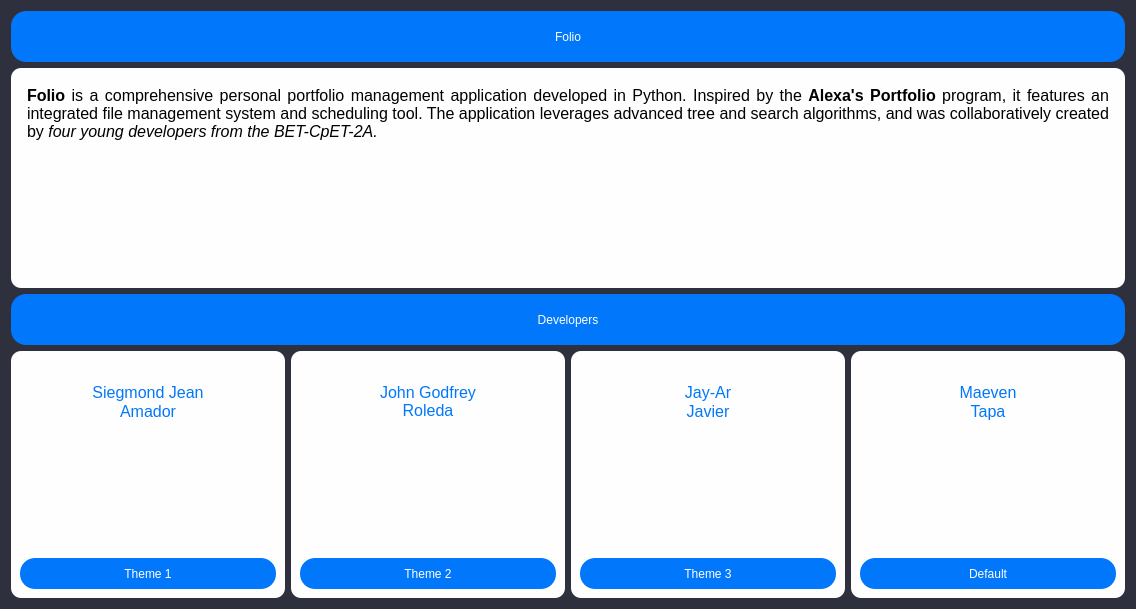
         <widget class="QWidget" name="home_page_2">
          <property name="styleSheet">
           <string notr="true">background-color: rgb(46, 48, 62);
border-radius: 10px;</string>
          </property>
          <layout class="QGridLayout" name="gridLayout_13">
           <item row="0" column="0" colspan="4">
            <widget class="QPushButton" name="home_btn">
             <property name="minimumSize">
              <size>
               <width>0</width>
               <height>51</height>
              </size>
             </property>
             <property name="cursor">
              <cursorShape>PointingHandCursor</cursorShape>
             </property>
             <property name="styleSheet">
              <string notr="true">QPushButton {
background-color: #0177FB;
color: rgb(255, 255, 255);
font: italic 28pt &quot;Brush Script MT&quot;;
border-radius: 15px;
}

QPushButton:hover {
background-color: rgb(255, 255, 255);
color: #0177FB;
font: italic 28pt &quot;Brush Script MT&quot;;
border-radius: 15px;
}

QPushButton:pressed {
background-color: rgb(44, 146, 255);
color: rgb(255, 255, 255);
}
</string>
             </property>
             <property name="text">
              <string>Folio</string>
             </property>
            </widget>
           </item>
           <item row="1" column="0" colspan="4">
            <widget class="QWidget" name="widget" native="true">
             <property name="minimumSize">
              <size>
               <width>503</width>
               <height>185</height>
              </size>
             </property>
             <property name="styleSheet">
              <string notr="true">background-color: rgb(254, 254, 254);
border-radius: 10px;</string>
             </property>
             <layout class="QGridLayout" name="gridLayout_5">
              <item row="1" column="0">
               <spacer name="horizontalSpacer_13">
                <property name="orientation">
                 <enum>Qt::Horizontal</enum>
                </property>
                <property name="sizeType">
                 <enum>QSizePolicy::Fixed</enum>
                </property>
                <property name="sizeHint" stdset="0">
                 <size>
                  <width>3</width>
                  <height>20</height>
                 </size>
                </property>
               </spacer>
              </item>
              <item row="2" column="1">
               <spacer name="verticalSpacer_3">
                <property name="orientation">
                 <enum>Qt::Vertical</enum>
                </property>
                <property name="sizeType">
                 <enum>QSizePolicy::Fixed</enum>
                </property>
                <property name="sizeHint" stdset="0">
                 <size>
                  <width>20</width>
                  <height>5</height>
                 </size>
                </property>
               </spacer>
              </item>
              <item row="0" column="1">
               <spacer name="verticalSpacer_4">
                <property name="orientation">
                 <enum>Qt::Vertical</enum>
                </property>
                <property name="sizeType">
                 <enum>QSizePolicy::Fixed</enum>
                </property>
                <property name="sizeHint" stdset="0">
                 <size>
                  <width>20</width>
                  <height>5</height>
                 </size>
                </property>
               </spacer>
              </item>
              <item row="1" column="2">
               <spacer name="horizontalSpacer_14">
                <property name="orientation">
                 <enum>Qt::Horizontal</enum>
                </property>
                <property name="sizeType">
                 <enum>QSizePolicy::Fixed</enum>
                </property>
                <property name="sizeHint" stdset="0">
                 <size>
                  <width>3</width>
                  <height>20</height>
                 </size>
                </property>
               </spacer>
              </item>
              <item row="1" column="1">
               <widget class="QTextBrowser" name="textBrowser">
                <property name="minimumSize">
                 <size>
                  <width>461</width>
                  <height>141</height>
                 </size>
                </property>
                <property name="font">
                 <font>
                  <family>Arial</family>
                 </font>
                </property>
                <property name="styleSheet">
                 <string notr="true"/>
                </property>
                <property name="html">
                 <string>&lt;!DOCTYPE HTML PUBLIC &quot;-//W3C//DTD HTML 4.0//EN&quot; &quot;http://www.w3.org/TR/REC-html40/strict.dtd&quot;&gt;
&lt;html&gt;&lt;head&gt;&lt;meta name=&quot;qrichtext&quot; content=&quot;1&quot; /&gt;&lt;style type=&quot;text/css&quot;&gt;
p, li { white-space: pre-wrap; }
&lt;/style&gt;&lt;/head&gt;&lt;body style=&quot; font-family:'Arial'; font-size:8.25pt; font-weight:400; font-style:normal;&quot;&gt;
&lt;p align=&quot;justify&quot; style=&quot; margin-top:0px; margin-bottom:0px; margin-left:0px; margin-right:0px; -qt-block-indent:0; text-indent:0px;&quot;&gt;&lt;span style=&quot; font-family:'Courier New'; font-size:12pt; font-weight:600;&quot;&gt;Folio&lt;/span&gt;&lt;span style=&quot; font-family:'Courier New'; font-size:12pt;&quot;&gt; is a comprehensive personal portfolio management application developed in Python. Inspired by the &lt;/span&gt;&lt;span style=&quot; font-family:'Courier New'; font-size:12pt; font-weight:600;&quot;&gt;Alexa's Portfolio&lt;/span&gt;&lt;span style=&quot; font-family:'Courier New'; font-size:12pt;&quot;&gt; program, it features an integrated file management system and scheduling tool. The application leverages advanced tree and search algorithms, and was collaboratively created by &lt;/span&gt;&lt;span style=&quot; font-family:'Courier New'; font-size:12pt; font-style:italic;&quot;&gt;four young developers from the BET-CpET-2A.&lt;/span&gt;&lt;/p&gt;&lt;/body&gt;&lt;/html&gt;</string>
                </property>
               </widget>
              </item>
             </layout>
            </widget>
           </item>
           <item row="2" column="0" colspan="4">
            <widget class="QPushButton" name="home_btn_2">
             <property name="minimumSize">
              <size>
               <width>0</width>
               <height>51</height>
              </size>
             </property>
             <property name="styleSheet">
              <string notr="true">QPushButton {
background-color: #0177FB;
color: rgb(255, 255, 255);
font: italic 28pt &quot;Brush Script MT&quot;;
border-radius: 15px;
}

QPushButton:hover {
background-color: rgb(255, 255, 255);
color: #0177FB;
font: italic 28pt &quot;Brush Script MT&quot;;
border-radius: 15px;
}

QPushButton:pressed {
background-color: rgb(44, 146, 255);
color: rgb(255, 255, 255);
}
</string>
             </property>
             <property name="text">
              <string>Developers</string>
             </property>
            </widget>
           </item>
           <item row="3" column="0">
            <widget class="QWidget" name="widget_2" native="true">
             <property name="minimumSize">
              <size>
               <width>121</width>
               <height>0</height>
              </size>
             </property>
             <property name="styleSheet">
              <string notr="true">background-color: rgb(254, 254, 254);
color: rgb(1, 119, 251);
border-radius: 10px;</string>
             </property>
             <layout class="QGridLayout" name="gridLayout_6">
              <item row="0" column="0">
               <widget class="QTextBrowser" name="textBrowser_2">
                <property name="minimumSize">
                 <size>
                  <width>101</width>
                  <height>29</height>
                 </size>
                </property>
                <property name="html">
                 <string>&lt;!DOCTYPE HTML PUBLIC &quot;-//W3C//DTD HTML 4.0//EN&quot; &quot;http://www.w3.org/TR/REC-html40/strict.dtd&quot;&gt;
&lt;html&gt;&lt;head&gt;&lt;meta name=&quot;qrichtext&quot; content=&quot;1&quot; /&gt;&lt;style type=&quot;text/css&quot;&gt;
p, li { white-space: pre-wrap; }
&lt;/style&gt;&lt;/head&gt;&lt;body style=&quot; font-family:'MS Shell Dlg 2'; font-size:8.25pt; font-weight:400; font-style:normal;&quot;&gt;
&lt;p align=&quot;center&quot; style=&quot;-qt-paragraph-type:empty; margin-top:0px; margin-bottom:0px; margin-left:0px; margin-right:0px; -qt-block-indent:0; text-indent:0px; font-size:12pt;&quot;&gt;&lt;br /&gt;&lt;/p&gt;
&lt;p align=&quot;center&quot; style=&quot; margin-top:0px; margin-bottom:0px; margin-left:0px; margin-right:0px; -qt-block-indent:0; text-indent:0px;&quot;&gt;&lt;span style=&quot; font-family:'Brush Script MT'; font-size:12pt;&quot;&gt;Siegmond Jean&lt;/span&gt;&lt;/p&gt;
&lt;p align=&quot;center&quot; style=&quot; margin-top:0px; margin-bottom:0px; margin-left:0px; margin-right:0px; -qt-block-indent:0; text-indent:0px;&quot;&gt;&lt;span style=&quot; font-family:'Brush Script MT'; font-size:12pt;&quot;&gt;Amador&lt;/span&gt;&lt;/p&gt;&lt;/body&gt;&lt;/html&gt;</string>
                </property>
               </widget>
              </item>
              <item row="1" column="0">
               <widget class="QPushButton" name="theme1_btn">
                <property name="minimumSize">
                 <size>
                  <width>101</width>
                  <height>31</height>
                 </size>
                </property>
                <property name="styleSheet">
                 <string notr="true">QPushButton {
background-color: #0177FB;
color: rgb(255, 255, 255);
font: italic 12pt &quot;Brush Script MT&quot;;
border-radius: 15px;
}

QPushButton:hover {
background-color: rgb(0, 234, 234);
color:  rgb(39, 41, 56);
font: italic 12pt &quot;Brush Script MT&quot;;
border-radius: 15px;
}

QPushButton:pressed {
background-color: rgb(44, 146, 255);
color: rgb(255, 255, 255);
}
</string>
                </property>
                <property name="text">
                 <string>Theme 1</string>
                </property>
               </widget>
              </item>
             </layout>
            </widget>
           </item>
           <item row="3" column="1">
            <widget class="QWidget" name="widget_3" native="true">
             <property name="minimumSize">
              <size>
               <width>122</width>
               <height>0</height>
              </size>
             </property>
             <property name="styleSheet">
              <string notr="true">background-color: rgb(254, 254, 254);
color: rgb(37, 39, 54);
border-radius: 10px;</string>
             </property>
             <layout class="QGridLayout" name="gridLayout_7">
              <item row="0" column="0">
               <widget class="QTextBrowser" name="textBrowser_3">
                <property name="minimumSize">
                 <size>
                  <width>101</width>
                  <height>29</height>
                 </size>
                </property>
                <property name="styleSheet">
                 <string notr="true">background-color: rgb(254, 254, 254);
color: rgb(1, 119, 251);
border-radius: 10px;</string>
                </property>
                <property name="html">
                 <string>&lt;!DOCTYPE HTML PUBLIC &quot;-//W3C//DTD HTML 4.0//EN&quot; &quot;http://www.w3.org/TR/REC-html40/strict.dtd&quot;&gt;
&lt;html&gt;&lt;head&gt;&lt;meta name=&quot;qrichtext&quot; content=&quot;1&quot; /&gt;&lt;style type=&quot;text/css&quot;&gt;
p, li { white-space: pre-wrap; }
&lt;/style&gt;&lt;/head&gt;&lt;body style=&quot; font-family:'MS Shell Dlg 2'; font-size:8.25pt; font-weight:400; font-style:normal;&quot;&gt;
&lt;p align=&quot;center&quot; style=&quot;-qt-paragraph-type:empty; margin-top:0px; margin-bottom:0px; margin-left:0px; margin-right:0px; -qt-block-indent:0; text-indent:0px; font-size:12pt;&quot;&gt;&lt;br /&gt;&lt;/p&gt;
&lt;p align=&quot;center&quot; style=&quot; margin-top:0px; margin-bottom:0px; margin-left:0px; margin-right:0px; -qt-block-indent:0; text-indent:0px;&quot;&gt;&lt;span style=&quot; font-family:'Brush Script MT'; font-size:12pt;&quot;&gt;John Godfrey&lt;br /&gt;Roleda&lt;/span&gt;&lt;/p&gt;&lt;/body&gt;&lt;/html&gt;</string>
                </property>
               </widget>
              </item>
              <item row="1" column="0">
               <widget class="QPushButton" name="theme2_btn">
                <property name="minimumSize">
                 <size>
                  <width>101</width>
                  <height>31</height>
                 </size>
                </property>
                <property name="styleSheet">
                 <string notr="true">QPushButton {
background-color: #0177FB;
color: rgb(255, 255, 255);
font: italic 12pt &quot;Brush Script MT&quot;;
border-radius: 15px;
}

QPushButton:hover {
background-color: #C29979;
color: rgb(255, 255, 255);
font: italic 12pt &quot;Brush Script MT&quot;;
border-radius: 15px;
}

QPushButton:pressed {
background-color: rgb(44, 146, 255);
color: rgb(255, 255, 255);
}
</string>
                </property>
                <property name="text">
                 <string>Theme 2</string>
                </property>
               </widget>
              </item>
             </layout>
            </widget>
           </item>
           <item row="3" column="2">
            <widget class="QWidget" name="widget_4" native="true">
             <property name="minimumSize">
              <size>
               <width>121</width>
               <height>0</height>
              </size>
             </property>
             <property name="styleSheet">
              <string notr="true">background-color: rgb(254, 254, 254);
color: rgb(37, 39, 54);
border-radius: 10px;</string>
             </property>
             <layout class="QGridLayout" name="gridLayout_11">
              <item row="0" column="0">
               <widget class="QTextBrowser" name="textBrowser_4">
                <property name="minimumSize">
                 <size>
                  <width>101</width>
                  <height>29</height>
                 </size>
                </property>
                <property name="styleSheet">
                 <string notr="true">background-color: rgb(254, 254, 254);
color: rgb(1, 119, 251);
border-radius: 10px;</string>
                </property>
                <property name="html">
                 <string>&lt;!DOCTYPE HTML PUBLIC &quot;-//W3C//DTD HTML 4.0//EN&quot; &quot;http://www.w3.org/TR/REC-html40/strict.dtd&quot;&gt;
&lt;html&gt;&lt;head&gt;&lt;meta name=&quot;qrichtext&quot; content=&quot;1&quot; /&gt;&lt;style type=&quot;text/css&quot;&gt;
p, li { white-space: pre-wrap; }
&lt;/style&gt;&lt;/head&gt;&lt;body style=&quot; font-family:'MS Shell Dlg 2'; font-size:8.25pt; font-weight:400; font-style:normal;&quot;&gt;
&lt;p align=&quot;center&quot; style=&quot;-qt-paragraph-type:empty; margin-top:0px; margin-bottom:0px; margin-left:0px; margin-right:0px; -qt-block-indent:0; text-indent:0px; font-size:12pt;&quot;&gt;&lt;br /&gt;&lt;/p&gt;
&lt;p align=&quot;center&quot; style=&quot; margin-top:0px; margin-bottom:0px; margin-left:0px; margin-right:0px; -qt-block-indent:0; text-indent:0px;&quot;&gt;&lt;span style=&quot; font-family:'Brush Script MT'; font-size:12pt;&quot;&gt;Jay-Ar&lt;/span&gt;&lt;/p&gt;
&lt;p align=&quot;center&quot; style=&quot; margin-top:0px; margin-bottom:0px; margin-left:0px; margin-right:0px; -qt-block-indent:0; text-indent:0px;&quot;&gt;&lt;span style=&quot; font-family:'Brush Script MT'; font-size:12pt;&quot;&gt;Javier&lt;/span&gt;&lt;/p&gt;&lt;/body&gt;&lt;/html&gt;</string>
                </property>
               </widget>
              </item>
              <item row="1" column="0">
               <widget class="QPushButton" name="theme3_btn">
                <property name="minimumSize">
                 <size>
                  <width>101</width>
                  <height>31</height>
                 </size>
                </property>
                <property name="styleSheet">
                 <string notr="true">QPushButton {
background-color: #0177FB;
color: rgb(255, 255, 255);
font: italic 12pt &quot;Brush Script MT&quot;;
border-radius: 15px;
}

QPushButton:hover {
background-color: rgb(252, 56, 155);
color: rgb(255, 255, 255);
font: italic 12pt &quot;Brush Script MT&quot;;
border-radius: 15px;
}

QPushButton:pressed {
background-color: rgb(44, 146, 255);
color: rgb(255, 255, 255);
}
</string>
                </property>
                <property name="text">
                 <string>Theme 3</string>
                </property>
               </widget>
              </item>
             </layout>
            </widget>
           </item>
           <item row="3" column="3">
            <widget class="QWidget" name="widget_5" native="true">
             <property name="minimumSize">
              <size>
               <width>121</width>
               <height>0</height>
              </size>
             </property>
             <property name="cursor">
              <cursorShape>ClosedHandCursor</cursorShape>
             </property>
             <property name="styleSheet">
              <string notr="true">background-color: rgb(254, 254, 254);
color: rgb(37, 39, 54);
border-radius: 10px;</string>
             </property>
             <layout class="QGridLayout" name="gridLayout_12">
              <item row="0" column="0">
               <widget class="QTextBrowser" name="textBrowser_5">
                <property name="minimumSize">
                 <size>
                  <width>101</width>
                  <height>29</height>
                 </size>
                </property>
                <property name="cursor" stdset="0">
                 <cursorShape>ClosedHandCursor</cursorShape>
                </property>
                <property name="styleSheet">
                 <string notr="true">background-color: rgb(254, 254, 254);
color: rgb(1, 119, 251);
border-radius: 10px;</string>
                </property>
                <property name="html">
                 <string>&lt;!DOCTYPE HTML PUBLIC &quot;-//W3C//DTD HTML 4.0//EN&quot; &quot;http://www.w3.org/TR/REC-html40/strict.dtd&quot;&gt;
&lt;html&gt;&lt;head&gt;&lt;meta name=&quot;qrichtext&quot; content=&quot;1&quot; /&gt;&lt;style type=&quot;text/css&quot;&gt;
p, li { white-space: pre-wrap; }
&lt;/style&gt;&lt;/head&gt;&lt;body style=&quot; font-family:'MS Shell Dlg 2'; font-size:8.25pt; font-weight:400; font-style:normal;&quot;&gt;
&lt;p align=&quot;center&quot; style=&quot;-qt-paragraph-type:empty; margin-top:0px; margin-bottom:0px; margin-left:0px; margin-right:0px; -qt-block-indent:0; text-indent:0px; font-size:12pt;&quot;&gt;&lt;br /&gt;&lt;/p&gt;
&lt;p align=&quot;center&quot; style=&quot; margin-top:0px; margin-bottom:0px; margin-left:0px; margin-right:0px; -qt-block-indent:0; text-indent:0px;&quot;&gt;&lt;span style=&quot; font-family:'Brush Script MT'; font-size:12pt;&quot;&gt;Maeven&lt;/span&gt;&lt;/p&gt;
&lt;p align=&quot;center&quot; style=&quot; margin-top:0px; margin-bottom:0px; margin-left:0px; margin-right:0px; -qt-block-indent:0; text-indent:0px;&quot;&gt;&lt;span style=&quot; font-family:'Brush Script MT'; font-size:12pt;&quot;&gt;Tapa&lt;/span&gt;&lt;/p&gt;&lt;/body&gt;&lt;/html&gt;</string>
                </property>
               </widget>
              </item>
              <item row="1" column="0">
               <widget class="QPushButton" name="theme_btn">
                <property name="minimumSize">
                 <size>
                  <width>101</width>
                  <height>31</height>
                 </size>
                </property>
                <property name="styleSheet">
                 <string notr="true">QPushButton {
background-color: #0177FB;
color: rgb(255, 255, 255);
font: italic 12pt &quot;Brush Script MT&quot;;
border-radius: 15px;
}

QPushButton:hover {
background-color: #2E303E;
color: #646670;
font: italic 12pt &quot;Brush Script MT&quot;;
border-radius: 15px;
}

QPushButton:pressed {
background-color: rgb(44, 146, 255);
color: rgb(255, 255, 255);
}
</string>
                </property>
                <property name="text">
                 <string>Default</string>
                </property>
               </widget>
              </item>
             </layout>
            </widget>
           </item>
          </layout>
         </widget>
